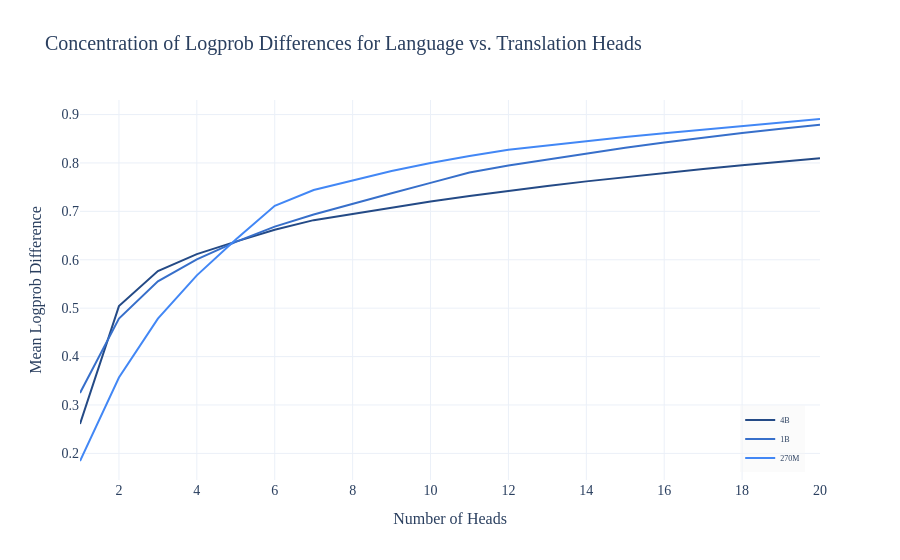

Notebook cell for this chart:
### Code cell
plot_scaling_diff(
    logprobs_diff_lang,
    title="Concentration of Logprob Differences for Language vs. Translation Heads",
    get_model_title=lambda model_name: model_name.split("-")[2].upper(),
)

### Figure 1 — Plotly figure (JSON) as saved in the notebook; plotly's stock layout.template omitted (floating-point values rounded to 4 significant figures; data arrays with more than 128 entries replaced by an {"elided": "..."} marker saying what was removed)
{"data": [{"line": {"color": "#244A86", "width": 2}, "mode": "lines", "name": "4B", "type": "scatter", "x": {"elided": "272 int values"}, "y": [0.2606, 0.5043, 0.5768, 0.6118, 0.6376, 0.662, 0.6818, 0.695, 0.7079, 0.7204, 0.7317, 0.7423, 0.7522, 0.762, 0.771, 0.7795, 0.7876, 0.7955, 0.8027, 0.8097]}, {"line": {"color": "#376FCA", "width": 2}, "mode": "lines", "name": "1B", "type": "scatter", "x": [1, 2, 3, 4, 5, 6, 7, 8, 9, 10, 11, 12, 13, 14, 15, 16, 17, 18, 19, 20, 21, 22, 23, 24, 25, 26, 27, 28, 29, 30, 31, 32, 33, 34, 35, 36, 37, 38, 39, 40, 41, 42, 43, 44, 45, 46, 47, 48, 49, 50, 51, 52, 53, 54, 55, 56, 57, 58, 59, 60, 61, 62, 63, 64, 65, 66, 67, 68, 69, 70, 71, 72, 73, 74, 75, 76, 77, 78, 79, 80, 81, 82, 83, 84, 85, 86, 87, 88, 89, 90, 91, 92, 93, 94, 95, 96, 97, 98, 99, 100, 101, 102, 103, 104], "y": [0.3247, 0.4786, 0.5554, 0.6006, 0.6369, 0.6685, 0.6936, 0.7159, 0.7375, 0.7589, 0.7802, 0.7948, 0.8072, 0.8194, 0.8315, 0.8422, 0.8524, 0.8619, 0.8706, 0.8792]}, {"line": {"color": "#4287F5", "width": 2}, "mode": "lines", "name": "270M", "type": "scatter", "x": [1, 2, 3, 4, 5, 6, 7, 8, 9, 10, 11, 12, 13, 14, 15, 16, 17, 18, 19, 20, 21, 22, 23, 24, 25, 26, 27, 28, 29, 30, 31, 32, 33, 34, 35, 36, 37, 38, 39, 40, 41, 42, 43, 44, 45, 46, 47, 48, 49, 50, 51, 52, 53, 54, 55, 56, 57, 58, 59, 60, 61, 62, 63, 64, 65, 66, 67, 68, 69, 70, 71, 72], "y": [0.1843, 0.3568, 0.4784, 0.5678, 0.6418, 0.7115, 0.7441, 0.7638, 0.7832, 0.7998, 0.8144, 0.8271, 0.8362, 0.8451, 0.8534, 0.8613, 0.869, 0.8764, 0.8838, 0.8908]}], "layout": {"font": {"family": "Montserrat", "size": 14}, "legend": {"bgcolor": "rgba(245,245,245,0.4)", "bordercolor": "rgba(0,0,0,0)", "font": {"size": 8}, "x": 0.98, "xanchor": "right", "y": 0.02, "yanchor": "bottom"}, "title": {"text": "Concentration of Logprob Differences for Language vs. Translation Heads"}, "xaxis": {"tickfont": {"family": "Montserrat", "size": 14}, "title": {"font": {"family": "Montserrat", "size": 16}, "text": "Number of Heads"}}, "yaxis": {"tickfont": {"family": "Montserrat", "size": 14}, "title": {"font": {"family": "Montserrat", "size": 16}, "text": "Mean Logprob Difference"}}}}
